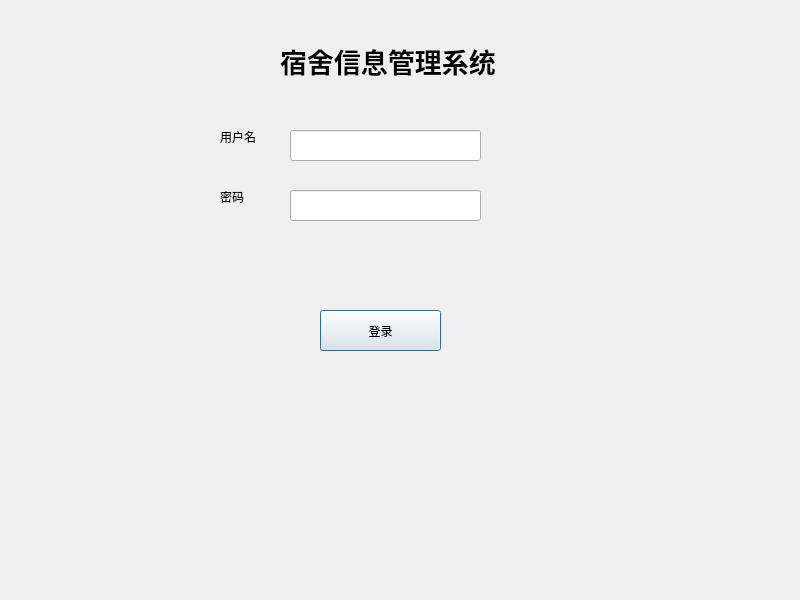
<?xml version="1.0" encoding="UTF-8"?>
<ui version="4.0">
 <class>Dialog</class>
 <widget class="QDialog" name="Dialog">
  <property name="geometry">
   <rect>
    <x>0</x>
    <y>0</y>
    <width>800</width>
    <height>600</height>
   </rect>
  </property>
  <property name="windowTitle">
   <string>Dialog</string>
  </property>
  <widget class="QLabel" name="TitleLabel">
   <property name="geometry">
    <rect>
     <x>280</x>
     <y>40</y>
     <width>231</width>
     <height>41</height>
    </rect>
   </property>
   <property name="font">
    <font>
     <pointsize>20</pointsize>
     <bold>true</bold>
    </font>
   </property>
   <property name="frameShadow">
    <enum>QFrame::Raised</enum>
   </property>
   <property name="lineWidth">
    <number>4</number>
   </property>
   <property name="text">
    <string>宿舍信息管理系统</string>
   </property>
  </widget>
  <widget class="QLabel" name="UserNameLabel">
   <property name="geometry">
    <rect>
     <x>220</x>
     <y>130</y>
     <width>49</width>
     <height>14</height>
    </rect>
   </property>
   <property name="text">
    <string>用户名</string>
   </property>
  </widget>
  <widget class="QLabel" name="PasswordLabel">
   <property name="geometry">
    <rect>
     <x>220</x>
     <y>190</y>
     <width>49</width>
     <height>14</height>
    </rect>
   </property>
   <property name="text">
    <string>密码</string>
   </property>
  </widget>
  <widget class="QLineEdit" name="UserNameLineEdit">
   <property name="geometry">
    <rect>
     <x>290</x>
     <y>130</y>
     <width>191</width>
     <height>31</height>
    </rect>
   </property>
  </widget>
  <widget class="QLineEdit" name="PasswordLineEdit">
   <property name="geometry">
    <rect>
     <x>290</x>
     <y>190</y>
     <width>191</width>
     <height>31</height>
    </rect>
   </property>
   <property name="echoMode">
    <enum>QLineEdit::Password</enum>
   </property>
  </widget>
  <widget class="QPushButton" name="LoginButton">
   <property name="geometry">
    <rect>
     <x>320</x>
     <y>310</y>
     <width>121</width>
     <height>41</height>
    </rect>
   </property>
   <property name="text">
    <string>登录</string>
   </property>
  </widget>
 </widget>
 <resources/>
 <connections/>
</ui>
